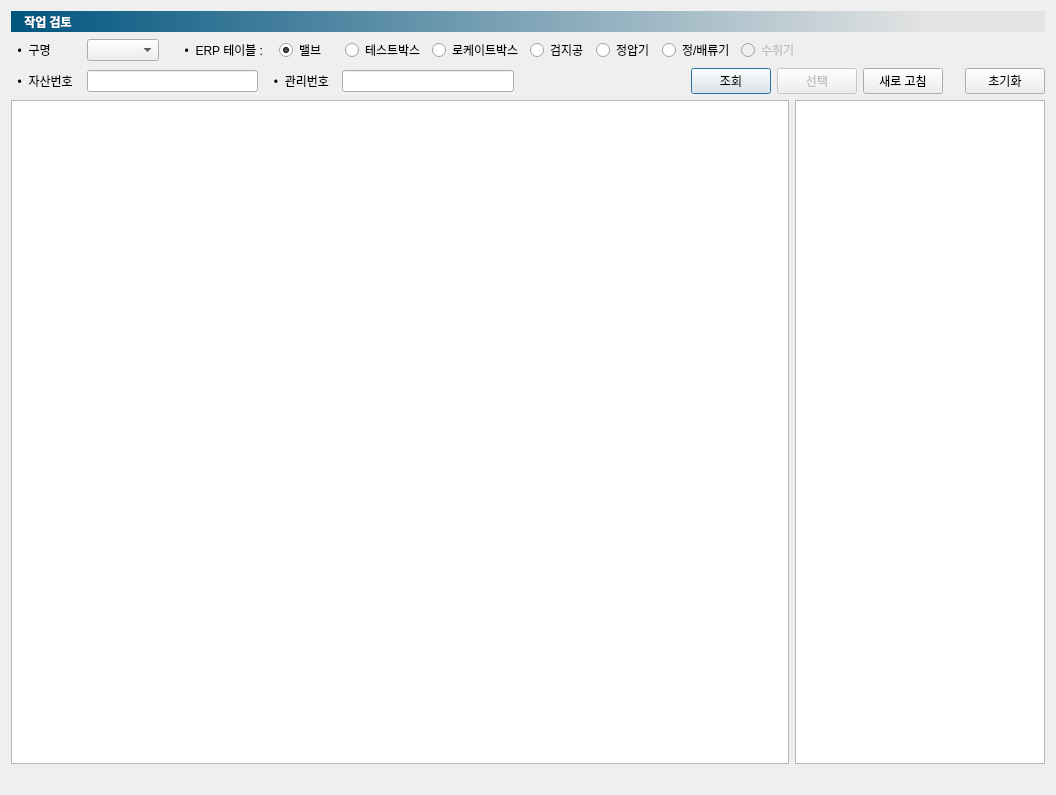
<?xml version="1.0" encoding="UTF-8"?>
<ui version="4.0">
 <class>mainDialog</class>
 <widget class="QDialog" name="mainDialog">
  <property name="geometry">
   <rect>
    <x>0</x>
    <y>0</y>
    <width>1056</width>
    <height>795</height>
   </rect>
  </property>
  <property name="windowTitle">
   <string>작업 검토</string>
  </property>
  <layout class="QVBoxLayout" name="verticalLayout">
   <item>
    <widget class="QLabel" name="label_4">
     <property name="minimumSize">
      <size>
       <width>0</width>
       <height>21</height>
      </size>
     </property>
     <property name="maximumSize">
      <size>
       <width>16777215</width>
       <height>21</height>
      </size>
     </property>
     <property name="font">
      <font>
       <weight>75</weight>
       <bold>true</bold>
      </font>
     </property>
     <property name="styleSheet">
      <string notr="true">background-color: qlineargradient(spread:pad, x1:0, y1:0, x2:1, y2:0, stop:0 rgba(0, 85, 127, 255), stop:0.886364 rgba(227, 227, 227, 255));
color: rgb(255, 255, 255);</string>
     </property>
     <property name="text">
      <string>    작업 검토</string>
     </property>
    </widget>
   </item>
   <item>
    <layout class="QHBoxLayout" name="horizontalLayout">
     <item>
      <widget class="QLabel" name="label">
       <property name="minimumSize">
        <size>
         <width>70</width>
         <height>0</height>
        </size>
       </property>
       <property name="text">
        <string>  •  구명 </string>
       </property>
      </widget>
     </item>
     <item>
      <widget class="QComboBox" name="e_gu_name"/>
     </item>
     <item>
      <widget class="QLabel" name="label_6">
       <property name="text">
        <string/>
       </property>
      </widget>
     </item>
     <item>
      <widget class="QLabel" name="label_7">
       <property name="text">
        <string>  •  ERP 테이블 :   </string>
       </property>
      </widget>
     </item>
     <item>
      <widget class="QRadioButton" name="valve">
       <property name="minimumSize">
        <size>
         <width>60</width>
         <height>0</height>
        </size>
       </property>
       <property name="text">
        <string>밸브</string>
       </property>
       <property name="checked">
        <bool>true</bool>
       </property>
      </widget>
     </item>
     <item>
      <widget class="QRadioButton" name="testBox">
       <property name="minimumSize">
        <size>
         <width>60</width>
         <height>0</height>
        </size>
       </property>
       <property name="text">
        <string>테스트박스</string>
       </property>
      </widget>
     </item>
     <item>
      <widget class="QRadioButton" name="locateBox">
       <property name="minimumSize">
        <size>
         <width>90</width>
         <height>0</height>
        </size>
       </property>
       <property name="text">
        <string>로케이트박스</string>
       </property>
      </widget>
     </item>
     <item>
      <widget class="QRadioButton" name="inspect">
       <property name="minimumSize">
        <size>
         <width>60</width>
         <height>0</height>
        </size>
       </property>
       <property name="text">
        <string>검지공</string>
       </property>
      </widget>
     </item>
     <item>
      <widget class="QRadioButton" name="regulator">
       <property name="minimumSize">
        <size>
         <width>60</width>
         <height>0</height>
        </size>
       </property>
       <property name="text">
        <string>정압기</string>
       </property>
      </widget>
     </item>
     <item>
      <widget class="QRadioButton" name="rectifier">
       <property name="minimumSize">
        <size>
         <width>60</width>
         <height>0</height>
        </size>
       </property>
       <property name="text">
        <string>정/배류기</string>
       </property>
      </widget>
     </item>
     <item>
      <widget class="QRadioButton" name="wdrain">
       <property name="enabled">
        <bool>false</bool>
       </property>
       <property name="minimumSize">
        <size>
         <width>60</width>
         <height>0</height>
        </size>
       </property>
       <property name="text">
        <string>수취기</string>
       </property>
      </widget>
     </item>
     <item>
      <spacer name="horizontalSpacer_2">
       <property name="orientation">
        <enum>Qt::Horizontal</enum>
       </property>
       <property name="sizeHint" stdset="0">
        <size>
         <width>40</width>
         <height>20</height>
        </size>
       </property>
      </spacer>
     </item>
    </layout>
   </item>
   <item>
    <layout class="QHBoxLayout" name="layoutCond">
     <item>
      <layout class="QHBoxLayout" name="horizontalLayout_1">
       <item>
        <widget class="QLabel" name="label_3">
         <property name="minimumSize">
          <size>
           <width>70</width>
           <height>0</height>
          </size>
         </property>
         <property name="text">
          <string>  •  자산번호</string>
         </property>
        </widget>
       </item>
       <item>
        <widget class="QLineEdit" name="e_property_no"/>
       </item>
       <item>
        <widget class="QLabel" name="label_5">
         <property name="minimumSize">
          <size>
           <width>50</width>
           <height>0</height>
          </size>
         </property>
         <property name="text">
          <string>   •  관리번호  </string>
         </property>
        </widget>
       </item>
       <item>
        <widget class="QLineEdit" name="e_lot_no">
         <property name="enabled">
          <bool>true</bool>
         </property>
        </widget>
       </item>
       <item>
        <spacer name="horizontalSpacer">
         <property name="orientation">
          <enum>Qt::Horizontal</enum>
         </property>
         <property name="sizeHint" stdset="0">
          <size>
           <width>40</width>
           <height>20</height>
          </size>
         </property>
        </spacer>
       </item>
       <item>
        <widget class="QPushButton" name="search">
         <property name="text">
          <string>조회</string>
         </property>
         <property name="icon">
          <iconset>
           <normalon>:/plugins/00_psMN/icons/search_32.png</normalon>
          </iconset>
         </property>
        </widget>
       </item>
       <item>
        <widget class="QPushButton" name="select">
         <property name="enabled">
          <bool>false</bool>
         </property>
         <property name="text">
          <string>선택</string>
         </property>
        </widget>
       </item>
       <item>
        <widget class="QPushButton" name="refreshItemBtn">
         <property name="text">
          <string>새로 고침</string>
         </property>
         <property name="icon">
          <iconset>
           <normalon>:/plugins/00_psMN/icons/refresh_48px.png</normalon>
          </iconset>
         </property>
        </widget>
       </item>
       <item>
        <widget class="QLabel" name="label_2">
         <property name="minimumSize">
          <size>
           <width>10</width>
           <height>0</height>
          </size>
         </property>
         <property name="text">
          <string/>
         </property>
        </widget>
       </item>
       <item>
        <widget class="QPushButton" name="initSearch">
         <property name="text">
          <string>초기화</string>
         </property>
        </widget>
       </item>
      </layout>
     </item>
    </layout>
   </item>
   <item>
    <layout class="QHBoxLayout" name="horizontalLayout_3">
     <item>
      <widget class="QTableView" name="tableView"/>
     </item>
     <item>
      <widget class="QTableView" name="tableView_erpRecord">
       <property name="maximumSize">
        <size>
         <width>250</width>
         <height>16777215</height>
        </size>
       </property>
      </widget>
     </item>
    </layout>
   </item>
   <item>
    <layout class="QHBoxLayout" name="horizontalLayout_5">
     <item>
      <widget class="QLabel" name="status">
       <property name="text">
        <string/>
       </property>
      </widget>
     </item>
    </layout>
   </item>
  </layout>
 </widget>
 <resources>
  <include location="../../resources.qrc"/>
 </resources>
 <connections/>
</ui>
